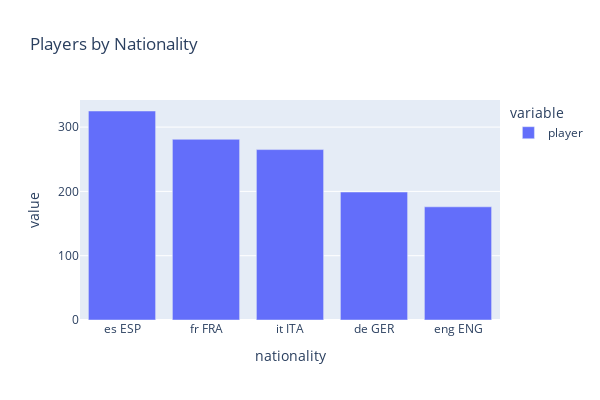

Notebook cell for this chart:
### Code cell
# Bar chart of top 20 countries with highest number of players
px.bar(top_10_df,width=600,height=400,title='Players by Nationality')

### Figure 1 — Plotly figure (JSON) as saved in the notebook; plotly's stock layout.template omitted (floating-point values rounded to 4 significant figures)
{"data": [{"alignmentgroup": "True", "hovertemplate": "variable=player<br>nationality=%{x}<br>value=%{y}<extra></extra>", "legendgroup": "player", "marker": {"color": "#636efa", "pattern": {"shape": ""}}, "name": "player", "offsetgroup": "player", "orientation": "v", "showlegend": true, "textposition": "auto", "type": "bar", "x": ["es ESP", "fr FRA", "it ITA", "de GER", "eng ENG"], "xaxis": "x", "y": [325, 281, 265, 199, 176], "yaxis": "y"}], "layout": {"barmode": "relative", "height": 400, "legend": {"title": {"text": "variable"}, "tracegroupgap": 0}, "title": {"text": "Players by Nationality"}, "width": 600, "xaxis": {"anchor": "y", "domain": [0, 1], "title": {"text": "nationality"}}, "yaxis": {"anchor": "x", "domain": [0, 1], "title": {"text": "value"}}}}
